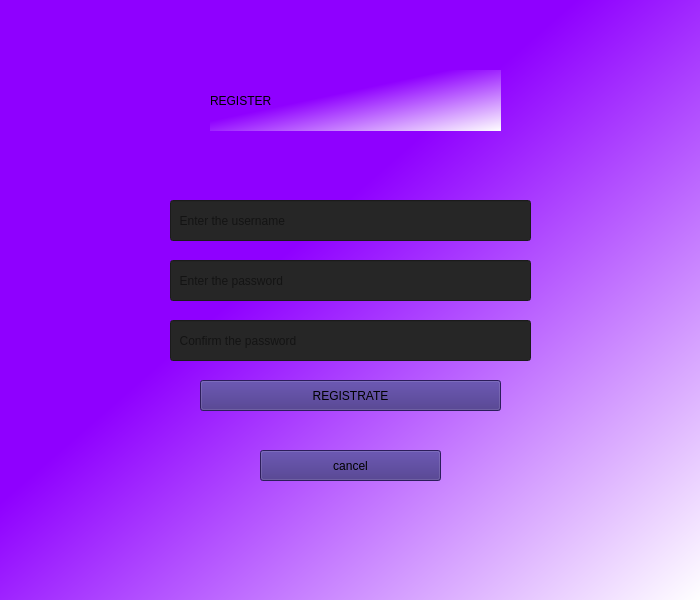
<?xml version="1.0" encoding="UTF-8"?>
<ui version="4.0">
 <class>Form</class>
 <widget class="QWidget" name="Form">
  <property name="geometry">
   <rect>
    <x>0</x>
    <y>0</y>
    <width>700</width>
    <height>600</height>
   </rect>
  </property>
  <property name="windowTitle">
   <string>Form</string>
  </property>
  <property name="styleSheet">
   <string notr="true">background-color:qlineargradient(spread:pad, x1:0.409, y1:0.420455, x2:1, y2:1, stop:0 rgba(143, 0, 255, 255), stop:1 rgba(255, 255, 255, 255))</string>
  </property>
  <widget class="QPushButton" name="stdreg">
   <property name="geometry">
    <rect>
     <x>200</x>
     <y>380</y>
     <width>301</width>
     <height>31</height>
    </rect>
   </property>
   <property name="styleSheet">
    <string notr="true">background-color: rgb(61, 41, 128);</string>
   </property>
   <property name="text">
    <string>REGISTRATE</string>
   </property>
  </widget>
  <widget class="QLineEdit" name="username">
   <property name="geometry">
    <rect>
     <x>170</x>
     <y>200</y>
     <width>361</width>
     <height>41</height>
    </rect>
   </property>
   <property name="styleSheet">
    <string notr="true">background-color: rgb(38, 38, 38);</string>
   </property>
   <property name="text">
    <string/>
   </property>
   <property name="placeholderText">
    <string>  Enter the username</string>
   </property>
  </widget>
  <widget class="QLineEdit" name="password">
   <property name="geometry">
    <rect>
     <x>170</x>
     <y>260</y>
     <width>361</width>
     <height>41</height>
    </rect>
   </property>
   <property name="styleSheet">
    <string notr="true">background-color: rgb(38, 38, 38);</string>
   </property>
   <property name="text">
    <string/>
   </property>
   <property name="echoMode">
    <enum>QLineEdit::Password</enum>
   </property>
   <property name="placeholderText">
    <string>  Enter the password</string>
   </property>
  </widget>
  <widget class="QLineEdit" name="confirmpassword">
   <property name="geometry">
    <rect>
     <x>170</x>
     <y>320</y>
     <width>361</width>
     <height>41</height>
    </rect>
   </property>
   <property name="styleSheet">
    <string notr="true">background-color: rgb(38, 38, 38);</string>
   </property>
   <property name="text">
    <string/>
   </property>
   <property name="echoMode">
    <enum>QLineEdit::Password</enum>
   </property>
   <property name="placeholderText">
    <string>  Confirm the password</string>
   </property>
  </widget>
  <widget class="QPushButton" name="pushButton_cancel">
   <property name="geometry">
    <rect>
     <x>260</x>
     <y>450</y>
     <width>181</width>
     <height>31</height>
    </rect>
   </property>
   <property name="styleSheet">
    <string notr="true">background-color: rgb(61, 41, 128);</string>
   </property>
   <property name="text">
    <string>cancel</string>
   </property>
  </widget>
  <widget class="QLabel" name="label">
   <property name="geometry">
    <rect>
     <x>210</x>
     <y>70</y>
     <width>291</width>
     <height>61</height>
    </rect>
   </property>
   <property name="styleSheet">
    <string notr="true">font: 64pt &quot;.AppleSystemUIFont&quot;;</string>
   </property>
   <property name="text">
    <string>REGISTER</string>
   </property>
  </widget>
 </widget>
 <resources/>
 <connections/>
</ui>
